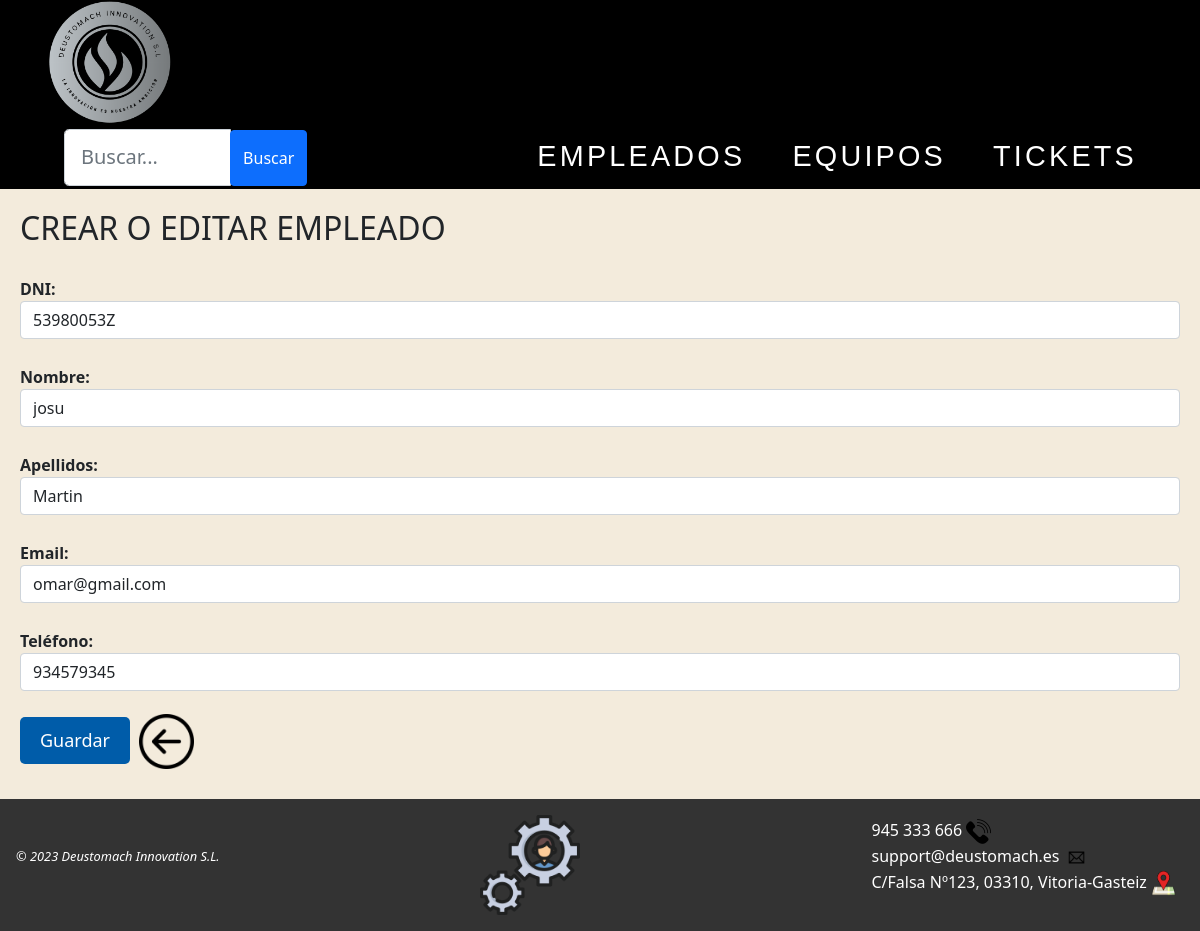
Page /AppWeb/modificarEmpleado/9/ on the committed database.
### AppWeb/models.py (models this page shows, shortened)
class Empleado(models.Model):
    dni = models.CharField(max_length=9, unique=True)
    nombre = models.CharField(max_length=15)
    apellidos = models.CharField(max_length=25)
    email = models.CharField(max_length=30)
    telefono = models.IntegerField(default=0)

### AppWeb/views.py (the view)
# urls.py: path('AppWeb/modificarEmpleado/<int:pk>/',views.ModificarEmpleado.as_view(), name='modificar-empleado'),
class ModificarEmpleado(UpdateView):
    form_class = FormEmpleado
    template_name = 'creaEmpleado.html'
    model = Empleado
    success_url = reverse_lazy('gestion:listado-empleado')

### AppWeb/forms.py
class FormEmpleado(ModelForm):
    class Meta:
        model = Empleado
        fields = '__all__'
        labels = {
        "dni": "DNI",
        "nombre": "Nombre",
        "apellidos": "Apellidos",
        "email": "Email",
        "telefono": "Teléfono",
        }
        widgets = {
            'dni': forms.TextInput(attrs={'class':'form-control'}),
            'nombre': forms.TextInput(attrs={'class':'form-control'}),
            'apellidos': forms.TextInput(attrs={'class':'form-control'}),
            'email': forms.EmailInput(attrs={'class':'form-control'}),
            'telefono': forms.NumberInput(attrs={'class':'form-control'}),
        }

### AppWeb/templates/creaEmpleado.html
{% extends "homeEmpleados.html" %}
{% load static %}
{% block contenido %}
<div class="contenido">
    <h2>CREAR O EDITAR EMPLEADO</h2>
    <form method="POST" id="miFormulario" novalidate>
        {% csrf_token %} {{form.as_p}}
        <button type="submit" class="Guardar">Guardar</button>
        <a href="{% url 'gestion:listado-empleado' %}"><img class="atras" src="{% static 'images/back.png' %}" width="70px"  title="Volver a la página anterior"></a>
    </form>
</div>
{% endblock %}

### AppWeb/static/css/Estilo.css (style rules this page uses)
img { max-width: 100%; height: auto; }
body { background-color: #f3ebdc; position: relative; display: flex; flex-direction: column; min-height: 100vh; }
button { background-color: #005CA9; color: #fff; font-size: 18px; padding: 10px 20px; margin-top: 10px; border: none; border-radius: 5px; cursor: pointer; transition: all 0.3s ease; }
.contenido { margin: 0 auto; max-width: 1400px; padding: 20px; }
form { flex-direction: column; align-items: center; margin-top: 20px; }
label { font-weight: bold; margin-top: 10px; }
.atras { width: 55px; margin-bottom: 10px; margin-top: 7px; margin-left: 5px; }
a { color: white; text-decoration: none; }

### rows in the picture
Empleado: dni "53980053Z", nombre "josu", apellidos "Martin", email "omar@gmail.com", telefono "934579345"
